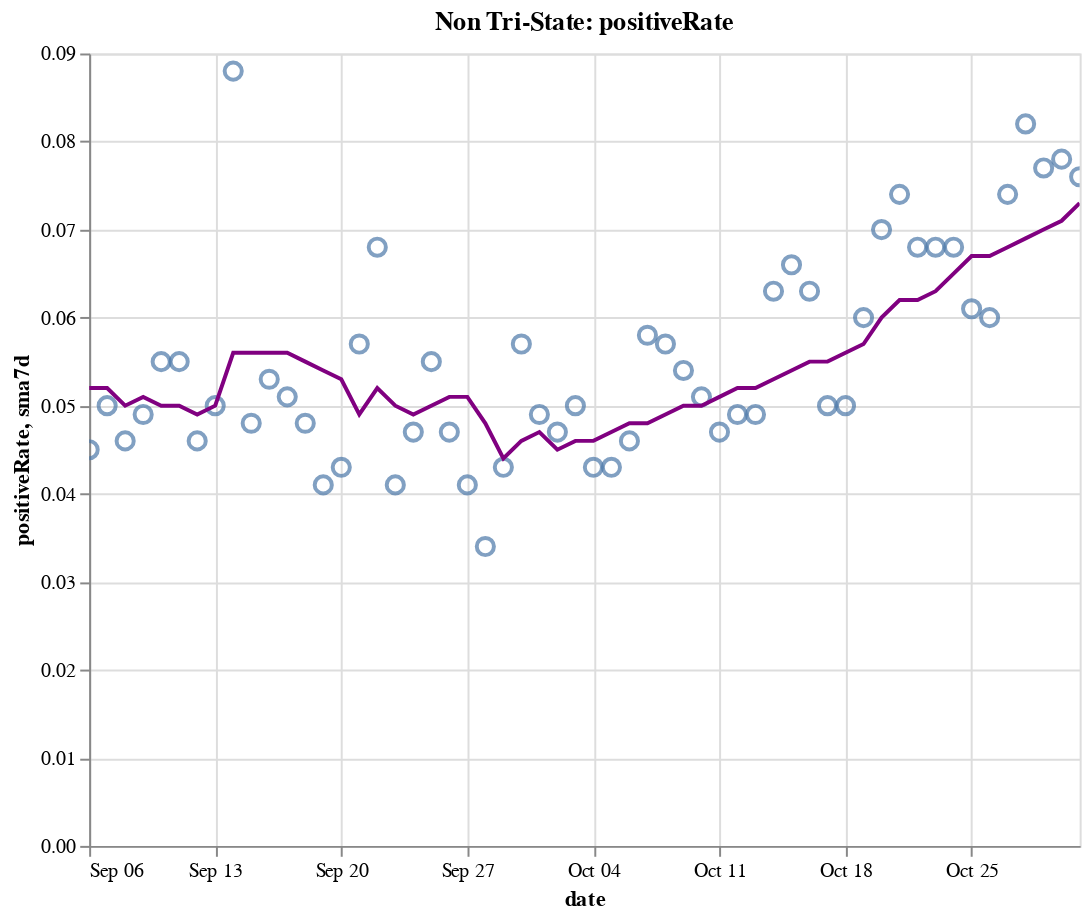

The notebook cell saved with this chart:
### Code cell
create_plot(non_tristate, 'positiveRate')

### Figure 1 — Vega-Lite specification as saved in the notebook (floating-point values rounded to 4 significant figures)
{"config": {"view": {"continuousWidth": 400, "continuousHeight": 300}}, "layer": [{"layer": [{"mark": {"type": "point", "size": 75}, "encoding": {"tooltip": [{"type": "temporal", "field": "date"}, {"type": "quantitative", "field": "positiveRate"}, {"type": "quantitative", "field": "sma7d"}], "x": {"type": "temporal", "field": "date"}, "y": {"type": "quantitative", "field": "positiveRate"}}, "selection": {"selector016": {"type": "interval", "bind": "scales", "encodings": ["x", "y"]}}}, {"mark": {"type": "line", "color": "purple"}, "encoding": {"x": {"type": "temporal", "field": "date"}, "y": {"type": "quantitative", "field": "sma7d"}}}]}, {"mark": {"type": "rule", "color": "#aaa"}, "encoding": {"x": {"type": "temporal", "field": "date"}}, "transform": [{"filter": {"selection": "selector015"}}]}, {"mark": "circle", "encoding": {"opacity": {"condition": {"value": 1, "selection": "selector015"}, "value": 0}, "tooltip": [{"type": "temporal", "field": "date"}, {"type": "quantitative", "field": "positiveRate"}, {"type": "quantitative", "field": "sma7d"}], "x": {"type": "temporal", "field": "date"}, "y": {"type": "quantitative", "field": "positiveRate"}}, "selection": {"selector015": {"type": "single", "encodings": ["x"], "on": "mouseover", "nearest": true, "empty": "none"}}}, {"mark": {"type": "text", "align": "left", "dx": 5, "dy": -5, "stroke": "white", "strokeWidth": 2}, "encoding": {"text": {"type": "quantitative", "field": "positiveRate"}, "tooltip": [{"type": "temporal", "field": "date"}, {"type": "quantitative", "field": "positiveRate"}, {"type": "quantitative", "field": "sma7d"}], "x": {"type": "temporal", "field": "date"}, "y": {"type": "quantitative", "field": "positiveRate"}}, "transform": [{"filter": {"selection": "selector015"}}]}, {"mark": {"type": "text", "align": "left", "dx": 5, "dy": -5}, "encoding": {"text": {"type": "quantitative", "field": "positiveRate"}, "tooltip": [{"type": "temporal", "field": "date"}, {"type": "quantitative", "field": "positiveRate"}, {"type": "quantitative", "field": "sma7d"}], "x": {"type": "temporal", "field": "date"}, "y": {"type": "quantitative", "field": "positiveRate"}}, "transform": [{"filter": {"selection": "selector015"}}]}], "data": {"name": "data-99e2479b268df52ee0150e9ff08bb4bb"}, "height": 400, "title": "Non Tri-State: positiveRate", "width": 500, "$schema": "https://vega.github.io/schema/vega-lite/v4.8.1.json", "datasets": {"data-99e2479b268df52ee0150e9ff08bb4bb": [{"date": "2020-09-06T00:00:00", "totalTestResultsIncrease": 708500.0, "positiveIncrease": 32030.0, "death": 135300.0, "deathIncrease": 436.0, "positiveRate": 0.045, "state": "Non Tri-State", "sma7d": 0.052}, {"date": "2020-09-07T00:00:00", "totalTestResultsIncrease": 551800.0, "positiveIncrease": 27800.0, "death": 135500.0, "deathIncrease": 221.0, "positiveRate": 0.05, "state": "Non Tri-State", "sma7d": 0.052}, {"date": "2020-09-08T00:00:00", "totalTestResultsIncrease": 459600.0, "positiveIncrease": 20950.0, "death": 135900.0, "deathIncrease": 341.0, "positiveRate": 0.046, "state": "Non Tri-State", "sma7d": 0.05}, {"date": "2020-09-09T00:00:00", "totalTestResultsIncrease": 614000.0, "positiveIncrease": 30080.0, "death": 136900.0, "deathIncrease": 1073.0, "positiveRate": 0.049, "state": "Non Tri-State", "sma7d": 0.051}, {"date": "2020-09-10T00:00:00", "totalTestResultsIncrease": 662800.0, "positiveIncrease": 36130.0, "death": 138100.0, "deathIncrease": 1154.0, "positiveRate": 0.055, "state": "Non Tri-State", "sma7d": 0.05}, {"date": "2020-09-11T00:00:00", "totalTestResultsIncrease": 781600.0, "positiveIncrease": 43290.0, "death": 139100.0, "deathIncrease": 1002.0, "positiveRate": 0.055, "state": "Non Tri-State", "sma7d": 0.05}, {"date": "2020-09-12T00:00:00", "totalTestResultsIncrease": 890900.0, "positiveIncrease": 40770.0, "death": 139900.0, "deathIncrease": 804.0, "positiveRate": 0.046, "state": "Non Tri-State", "sma7d": 0.049}, {"date": "2020-09-13T00:00:00", "totalTestResultsIncrease": 672600.0, "positiveIncrease": 33400.0, "death": 140300.0, "deathIncrease": 379.0, "positiveRate": 0.05, "state": "Non Tri-State", "sma7d": 0.05}, {"date": "2020-09-14T00:00:00", "totalTestResultsIncrease": 367400.0, "positiveIncrease": 32360.0, "death": 140700.0, "deathIncrease": 391.0, "positiveRate": 0.088, "state": "Non Tri-State", "sma7d": 0.056}, {"date": "2020-09-15T00:00:00", "totalTestResultsIncrease": 706000.0, "positiveIncrease": 33730.0, "death": 141700.0, "deathIncrease": 1011.0, "positiveRate": 0.048, "state": "Non Tri-State", "sma7d": 0.056}, {"date": "2020-09-16T00:00:00", "totalTestResultsIncrease": 725200.0, "positiveIncrease": 38780.0, "death": 142900.0, "deathIncrease": 1184.0, "positiveRate": 0.053, "state": "Non Tri-State", "sma7d": 0.056}, {"date": "2020-09-17T00:00:00", "totalTestResultsIncrease": 828100.0, "positiveIncrease": 41890.0, "death": 143700.0, "deathIncrease": 856.0, "positiveRate": 0.051, "state": "Non Tri-State", "sma7d": 0.056}, {"date": "2020-09-18T00:00:00", "totalTestResultsIncrease": 963800.0, "positiveIncrease": 46040.0, "death": 144600.0, "deathIncrease": 883.0, "positiveRate": 0.048, "state": "Non Tri-State", "sma7d": 0.055}, {"date": "2020-09-19T00:00:00", "totalTestResultsIncrease": 1066000.0, "positiveIncrease": 44050.0, "death": 145300.0, "deathIncrease": 735.0, "positiveRate": 0.041, "state": "Non Tri-State", "sma7d": 0.054}, {"date": "2020-09-20T00:00:00", "totalTestResultsIncrease": 818200.0, "positiveIncrease": 34960.0, "death": 145600.0, "deathIncrease": 322.0, "positiveRate": 0.043, "state": "Non Tri-State", "sma7d": 0.053}, {"date": "2020-09-21T00:00:00", "totalTestResultsIncrease": 671100.0, "positiveIncrease": 38000.0, "death": 145900.0, "deathIncrease": 281.0, "positiveRate": 0.057, "state": "Non Tri-State", "sma7d": 0.049}, {"date": "2020-09-22T00:00:00", "totalTestResultsIncrease": 710300.0, "positiveIncrease": 48070.0, "death": 146800.0, "deathIncrease": 842.0, "positiveRate": 0.068, "state": "Non Tri-State", "sma7d": 0.052}, {"date": "2020-09-23T00:00:00", "totalTestResultsIncrease": 904300.0, "positiveIncrease": 37340.0, "death": 147900.0, "deathIncrease": 1145.0, "positiveRate": 0.041, "state": "Non Tri-State", "sma7d": 0.05}, {"date": "2020-09-24T00:00:00", "totalTestResultsIncrease": 900400.0, "positiveIncrease": 42030.0, "death": 148800.0, "deathIncrease": 908.0, "positiveRate": 0.047, "state": "Non Tri-State", "sma7d": 0.049}, {"date": "2020-09-25T00:00:00", "totalTestResultsIncrease": 977400.0, "positiveIncrease": 53920.0, "death": 149700.0, "deathIncrease": 829.0, "positiveRate": 0.055, "state": "Non Tri-State", "sma7d": 0.05}, {"date": "2020-09-26T00:00:00", "totalTestResultsIncrease": 989600.0, "positiveIncrease": 46040.0, "death": 150500.0, "deathIncrease": 859.0, "positiveRate": 0.047, "state": "Non Tri-State", "sma7d": 0.051}, {"date": "2020-09-27T00:00:00", "totalTestResultsIncrease": 820500.0, "positiveIncrease": 33860.0, "death": 150800.0, "deathIncrease": 295.0, "positiveRate": 0.041, "state": "Non Tri-State", "sma7d": 0.051}, {"date": "2020-09-28T00:00:00", "totalTestResultsIncrease": 1007000.0, "positiveIncrease": 34560.0, "death": 151100.0, "deathIncrease": 245.0, "positiveRate": 0.034, "state": "Non Tri-State", "sma7d": 0.048}, {"date": "2020-09-29T00:00:00", "totalTestResultsIncrease": 815600.0, "positiveIncrease": 35060.0, "death": 151800.0, "deathIncrease": 725.0, "positiveRate": 0.043, "state": "Non Tri-State", "sma7d": 0.044}, {"date": "2020-09-30T00:00:00", "totalTestResultsIncrease": 747800.0, "positiveIncrease": 42420.0, "death": 152800.0, "deathIncrease": 1040.0, "positiveRate": 0.057, "state": "Non Tri-State", "sma7d": 0.046}, {"date": "2020-10-01T00:00:00", "totalTestResultsIncrease": 878100.0, "positiveIncrease": 43430.0, "death": 153600.0, "deathIncrease": 832.0, "positiveRate": 0.049, "state": "Non Tri-State", "sma7d": 0.047}, {"date": "2020-10-02T00:00:00", "totalTestResultsIncrease": 992000.0, "positiveIncrease": 46590.0, "death": 154500.0, "deathIncrease": 822.0, "positiveRate": 0.047, "state": "Non Tri-State", "sma7d": 0.045}, {"date": "2020-10-03T00:00:00", "totalTestResultsIncrease": 965100.0, "positiveIncrease": 48660.0, "death": 155200.0, "deathIncrease": 729.0, "positiveRate": 0.05, "state": "Non Tri-State", "sma7d": 0.046}, {"date": "2020-10-04T00:00:00", "totalTestResultsIncrease": 857700.0, "positiveIncrease": 36510.0, "death": 155500.0, "deathIncrease": 348.0, "positiveRate": 0.043, "state": "Non Tri-State", "sma7d": 0.046}, {"date": "2020-10-05T00:00:00", "totalTestResultsIncrease": 840100.0, "positiveIncrease": 35860.0, "death": 155900.0, "deathIncrease": 312.0, "positiveRate": 0.043, "state": "Non Tri-State", "sma7d": 0.047}, {"date": "2020-10-06T00:00:00", "totalTestResultsIncrease": 792500.0, "positiveIncrease": 36470.0, "death": 156500.0, "deathIncrease": 612.0, "positiveRate": 0.046, "state": "Non Tri-State", "sma7d": 0.048}, {"date": "2020-10-07T00:00:00", "totalTestResultsIncrease": 834500.0, "positiveIncrease": 48570.0, "death": 157400.0, "deathIncrease": 901.0, "positiveRate": 0.058, "state": "Non Tri-State", "sma7d": 0.048}, {"date": "2020-10-08T00:00:00", "totalTestResultsIncrease": 915800.0, "positiveIncrease": 51770.0, "death": 158300.0, "deathIncrease": 963.0, "positiveRate": 0.057, "state": "Non Tri-State", "sma7d": 0.049}, {"date": "2020-10-09T00:00:00", "totalTestResultsIncrease": 1008000.0, "positiveIncrease": 54260.0, "death": 159200.0, "deathIncrease": 880.0, "positiveRate": 0.054, "state": "Non Tri-State", "sma7d": 0.05}, {"date": "2020-10-10T00:00:00", "totalTestResultsIncrease": 1078000.0, "positiveIncrease": 55180.0, "death": 159900.0, "deathIncrease": 650.0, "positiveRate": 0.051, "state": "Non Tri-State", "sma7d": 0.05}, {"date": "2020-10-11T00:00:00", "totalTestResultsIncrease": 964300.0, "positiveIncrease": 44900.0, "death": 160300.0, "deathIncrease": 458.0, "positiveRate": 0.047, "state": "Non Tri-State", "sma7d": 0.051}, {"date": "2020-10-12T00:00:00", "totalTestResultsIncrease": 815300.0, "positiveIncrease": 40270.0, "death": 160600.0, "deathIncrease": 271.0, "positiveRate": 0.049, "state": "Non Tri-State", "sma7d": 0.052}, {"date": "2020-10-13T00:00:00", "totalTestResultsIncrease": 927500.0, "positiveIncrease": 45620.0, "death": 161300.0, "deathIncrease": 671.0, "positiveRate": 0.049, "state": "Non Tri-State", "sma7d": 0.052}, {"date": "2020-10-14T00:00:00", "totalTestResultsIncrease": 857500.0, "positiveIncrease": 54390.0, "death": 162100.0, "deathIncrease": 791.0, "positiveRate": 0.063, "state": "Non Tri-State", "sma7d": 0.053}, {"date": "2020-10-15T00:00:00", "totalTestResultsIncrease": 920000.0, "positiveIncrease": 60500.0, "death": 163000.0, "deathIncrease": 929.0, "positiveRate": 0.066, "state": "Non Tri-State", "sma7d": 0.054}, {"date": "2020-10-16T00:00:00", "totalTestResultsIncrease": 1030000.0, "positiveIncrease": 64720.0, "death": 163800.0, "deathIncrease": 860.0, "positiveRate": 0.063, "state": "Non Tri-State", "sma7d": 0.055}, {"date": "2020-10-17T00:00:00", "totalTestResultsIncrease": 1101000.0, "positiveIncrease": 55150.0, "death": 164600.0, "deathIncrease": 769.0, "positiveRate": 0.05, "state": "Non Tri-State", "sma7d": 0.055}, {"date": "2020-10-18T00:00:00", "totalTestResultsIncrease": 924200.0, "positiveIncrease": 46190.0, "death": 165000.0, "deathIncrease": 379.0, "positiveRate": 0.05, "state": "Non Tri-State", "sma7d": 0.056}, {"date": "2020-10-19T00:00:00", "totalTestResultsIncrease": 898300.0, "positiveIncrease": 53750.0, "death": 165400.0, "deathIncrease": 426.0, "positiveRate": 0.06, "state": "Non Tri-State", "sma7d": 0.057}, {"date": "2020-10-20T00:00:00", "totalTestResultsIncrease": 826100.0, "positiveIncrease": 57940.0, "death": 166200.0, "deathIncrease": 801.0, "positiveRate": 0.07, "state": "Non Tri-State", "sma7d": 0.06}, {"date": "2020-10-21T00:00:00", "totalTestResultsIncrease": 770100.0, "positiveIncrease": 57240.0, "death": 167200.0, "deathIncrease": 991.0, "positiveRate": 0.074, "state": "Non Tri-State", "sma7d": 0.062}, {"date": "2020-10-22T00:00:00", "totalTestResultsIncrease": 1028000.0, "positiveIncrease": 69720.0, "death": 168300.0, "deathIncrease": 1108.0, "positiveRate": 0.068, "state": "Non Tri-State", "sma7d": 0.062}, {"date": "2020-10-23T00:00:00", "totalTestResultsIncrease": 1174000.0, "positiveIncrease": 79700.0, "death": 169200.0, "deathIncrease": 888.0, "positiveRate": 0.068, "state": "Non Tri-State", "sma7d": 0.063}, {"date": "2020-10-24T00:00:00", "totalTestResultsIncrease": 1163000.0, "positiveIncrease": 78960.0, "death": 170100.0, "deathIncrease": 869.0, "positiveRate": 0.068, "state": "Non Tri-State", "sma7d": 0.065}, {"date": "2020-10-25T00:00:00", "totalTestResultsIncrease": 1025000.0, "positiveIncrease": 62890.0, "death": 170400.0, "deathIncrease": 361.0, "positiveRate": 0.061, "state": "Non Tri-State", "sma7d": 0.067}, {"date": "2020-10-26T00:00:00", "totalTestResultsIncrease": 957800.0, "positiveIncrease": 57820.0, "death": 170800.0, "deathIncrease": 358.0, "positiveRate": 0.06, "state": "Non Tri-State", "sma7d": 0.067}, {"date": "2020-10-27T00:00:00", "totalTestResultsIncrease": 926500.0, "positiveIncrease": 68920.0, "death": 171700.0, "deathIncrease": 895.0, "positiveRate": 0.074, "state": "Non Tri-State", "sma7d": 0.068}, {"date": "2020-10-28T00:00:00", "totalTestResultsIncrease": 902800.0, "positiveIncrease": 74470.0, "death": 172700.0, "deathIncrease": 983.0, "positiveRate": 0.082, "state": "Non Tri-State", "sma7d": 0.069}, {"date": "2020-10-29T00:00:00", "totalTestResultsIncrease": 1085000.0, "positiveIncrease": 83080.0, "death": 173700.0, "deathIncrease": 1017.0, "positiveRate": 0.077, "state": "Non Tri-State", "sma7d": 0.07}, {"date": "2020-10-30T00:00:00", "totalTestResultsIncrease": 1183000.0, "positiveIncrease": 92090.0, "death": 174600.0, "deathIncrease": 907.0, "positiveRate": 0.078, "state": "Non Tri-State", "sma7d": 0.071}, {"date": "2020-10-31T00:00:00", "totalTestResultsIncrease": 1138000.0, "positiveIncrease": 86650.0, "death": 175500.0, "deathIncrease": 946.0, "positiveRate": 0.076, "state": "Non Tri-State", "sma7d": 0.073}]}}
